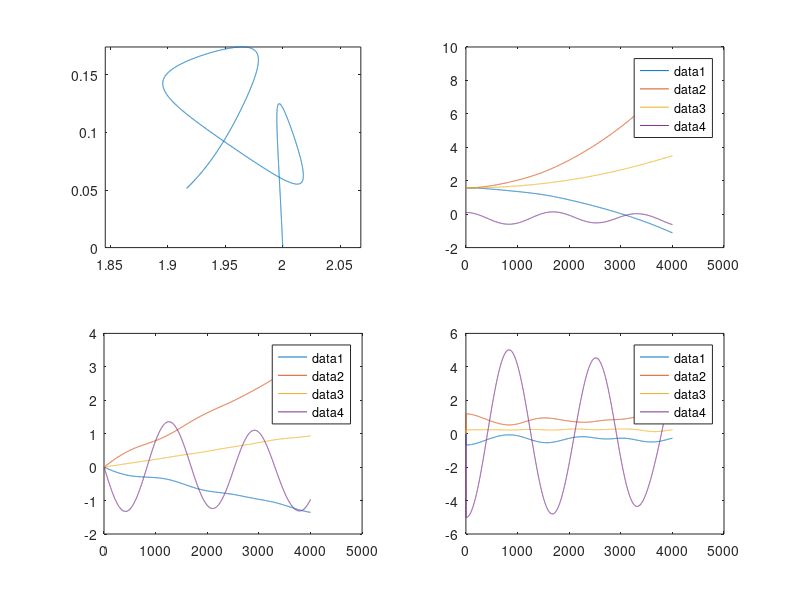

Source code (MATLAB):
% 简单的移动机械臂动力学 
% 3自由度的机械臂+移动平台 
% 动力学方程是：
% M(q) \ddot q + C(q,\dot q) \dot q + G(q) + d(t) = B(q) \tau + f
% 其中, 
% M(q)——对称有界正定惯性矩阵
% C(q,\dot q) \dot q——向心和 科里奥利力矩
% G(q)——重力转矩矢量
% d(t)——额外扰动
% \tau——控制输入
% B(q)——已知的变换矩阵
% f——广义约束力
% q=[qv,qa]^T,qv是移动平台vehicle的关节变量，qa是机械臂arm的关节变量
clear
%% 初始值 & 参数
g = 9.8; % m/s^2
T = 0.001; % s

x = 2; %m
y = 0;
theta = pi/2;
theta1 = pi/2; % rad
theta2 = pi/2; % 不变，为常数
theta3 = 0.1; % m

dotx = 0%.5; %m/s
doty = 0;
dottheta = 0;
dottheta1 = 0; % rad
dottheta2 = 0; % 不变，为常数
dottheta3 = 0; % m

mp = 5; %kg
m1 = 1;
m2 = 0.5;
m3 = 0.5;

Ip = 2.5; %kg m^2
I1 = 1;
I2 = 0.5;
I3 = 0.5 + m3 * theta3^2; % 迭代的时候会改变

d = 0.5; %m
l = 0.5;
r = 0.5;
l1 = 1/2;
l2 = 0.3/2;
l3 = 0.3/2;

m123=m1+m2+m3;
mp123 = mp+m123;
%% 迭代
f = zeros(6,1);
qv=[x,y,theta]';
qa=[theta1,theta2,theta3]';
q = [qv;qa];

% q = [x,y,theta,theta1,theta2,theta3]';
dotq = [dotx,doty,dottheta,dottheta1,dottheta2,dottheta3]';
ddotq = zeros(6,1);

q_his = [];
dotq_his = [];
ddotq_his = [];
q_his = [q_his,q];
dotq_his = [dotq_his,dotq];
ddotq_his = [ddotq_his,ddotq];

taul = 1;
taur = 1;
tau1 = 1;
tau2 = 1;
tau3 = 1;

for i=1:4000
    tau = [taul,taur,tau1,tau2,tau3]';
    % tau = 1 * ones(5,1);
    x = q(1); %m
    y = q(2);
    theta = q(3);
    theta1 = q(4); % rad
    theta2 = q(5);%; %pi/2 不变，为常数
    theta3 = q(6); % m
    
    dotx = dotq(1); %m/s
    doty = dotq(2);
    dottheta = dotq(3);
    dottheta1 = dotq(4); % rad
    dottheta2 =dotq(5) ; %0 不变，为常数
    dottheta3 = dotq(6); % m

    
    Av = [cos(theta), sin(theta), 0];
    I3 = 0.5 + m3 * theta3^2; % 迭代的时候会改变
    
    L3=2*l2 +l3 +theta3;% 迭代的时候会改变
    m23 = m2*l2 +m3 *L3;
    I123=I1+I2+I3+m3*L3^2;
    I23=I2+I3+m3*L3^2;
    
    Mv12 = [ m123 * d * cos(theta + theta1),...
        m123 *d *sin(theta ) + m23 *sin(theta +theta1)]';
    Mv21 = Mv12';
    Mv11=diag([mp123,mp123]);
    Mv22=Ip + I123 + m123 *d^2 +m2 * (l2^2 +2*d*l2*cos(theta1))+ m3*(L3^2 +2 *d *L3 *cos(theta1));
    
    Cv11 =0*eye(2);
    Cv12 = [-m123*d*dottheta*sin(theta )- m23 *sin(theta + theta1)*(dottheta + dottheta1), ...
        m123 * d*dottheta*cos(theta )+m23*cos(theta + theta1)*(dottheta + dottheta1)]';
    Cv21=Cv12';
    Cv22 = -2*m23*d*sin(theta1)*dottheta1;
    
    Cva1 = [-m23*sin(theta + theta1)*(dottheta + dottheta1),...
        -m23*cos(theta + theta1)*(dottheta + dottheta1),0]'; % 这里参考文献没写清楚
    Cva2 = Cva1;
    Cva3 = [-m3*cos(theta + theta1)*(dottheta + dottheta1),...
        -m3*sin(theta + theta1)*(dottheta + dottheta1),0 ]'; % 这里参考文献没写清楚
    
    Cav1 = Cva1';
    Cav2 = Cva2';
    Cav3 = [m3*cos(theta + theta1)*(dottheta + dottheta1),...
        m3*sin(theta + theta1)*(dottheta + dottheta1),m3*d*sin(theta )*dottheta1];
    
    Mva1 = [m23 * cos(theta + theta1), m23 * sin(theta + theta1), ...
        I123 + m2*(l2^2+2*d*l2*cos(theta1))+m3*(L3^2+2*d*L3*cos(theta1))]';
    Mva2=0*zeros(3,1);
    Mva3=[sin(theta + theta1), -cos(theta + theta1),0]';
    
    Mv = [Mv11, Mv12; Mv21, Mv22];
    Cv = [Cv11, Cv12; Cv21, Cv22];
    Bv = [sin(theta / r ), - cos(theta/r ), -l/r;
         -sin(theta / r ), cos(theta/r ), l/r;]';
    Gv = [0, 0, 0]';
    
    Mva = [Mva1,Mva2,Mva3];
    Mav = Mva';
    Cva = [Cva1,Cva2,Cva3];
    Cav = [Cav1;Cav2;Cav3];
    
    Ba = diag([1,1,1]);
    Ma = diag([I123,I23,m3 ]);
    Ca = diag([-m23*d*sin(theta1)*dottheta, -m23*d*sin(theta1)*dottheta, 0]);
    Ga = [0,m2*g*l2,m3*g*L3]';
    
    M = [Mv, Mva;
         Mav, Ma];
    C = [Cv, Cva;
         Cav, Ca];
    G = [Gv;
        Ga];
    B = [Bv, zeros(3);
         zeros(3,2), Ba];

    ddotq = M \ (B*tau+f-G-C*dotq);
    dotq = dotq + ddotq * T;
    q = q + dotq * T;
    q_his = [q_his,q];
    dotq_his = [dotq_his,dotq];
    ddotq_his = [ddotq_his,ddotq];

end
%% 可视化
figure
subplot(221)
plot(q_his(1,:)',q_his(2,:)')
axis equal

subplot(222)
plot(q_his(3:6,:)')
legend

subplot(223)
plot(dotq_his(3:6,:)')
legend

subplot(224)
plot(ddotq_his(3:6,:)')
legend